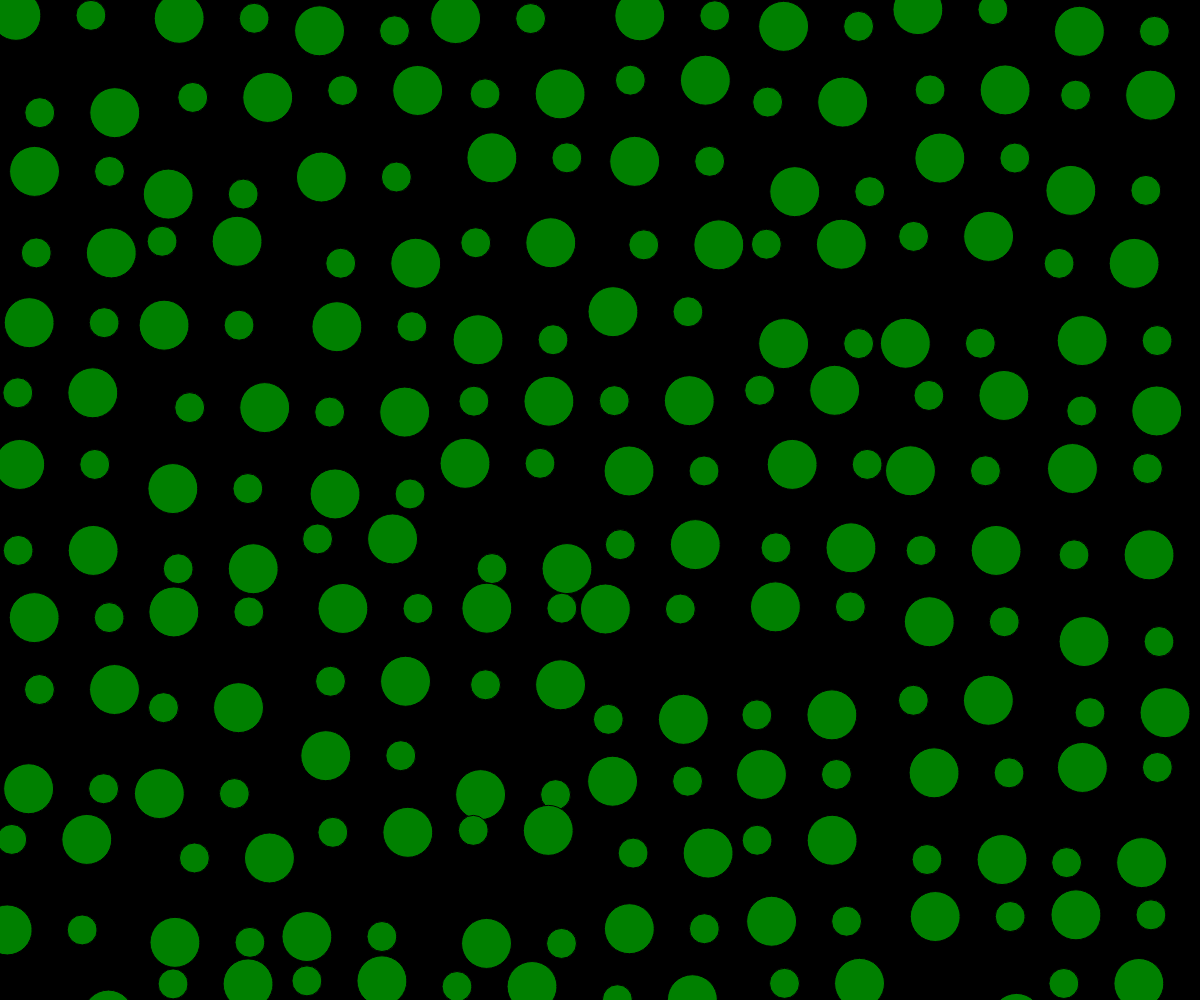
Frame 1 (no input)
Frame 60 (no input): identical to frame 1, image omitted
Frame 120 (the mouse pressed at the canvas centre since frame 60): identical to frame 1, image omitted

The p5.js sketch that drew this single still picture (run headless with seeded random() and noise() and a simulated clock; from frame 60 on, the mouse is pressed at the canvas centre):

// p5.js sketch
// ── sketch.js
let dim1 = 50;
let dim2 = 30;

function setup() {
  createCanvas(windowWidth, windowHeight);
}

function draw() {
  background("black");
  fill("green");
  randomSeed(99);
  let row = 0;

  for (let ypos = dim1 / 2; ypos <= height; ypos += 1.5 * dim1) {
    for (let xpos = dim1 / 2; xpos <= width; xpos += 3 * dim1) {
      let xoff = random(-20, 20);
      let yoff = random(-20, 20);
      if (row % 2 == 0) {
        ellipse(xpos + xoff, ypos + yoff, dim1, dim1);
        ellipse(xpos + 1.5 * dim1 + xoff, ypos + yoff, dim2, dim2);
      } else {
        ellipse(xpos + xoff, ypos + yoff, dim2, dim2);
        ellipse(xpos + 1.5 * dim1 + xoff, ypos + yoff, dim1, dim1);
      }
    }
    row++;
  }
}
